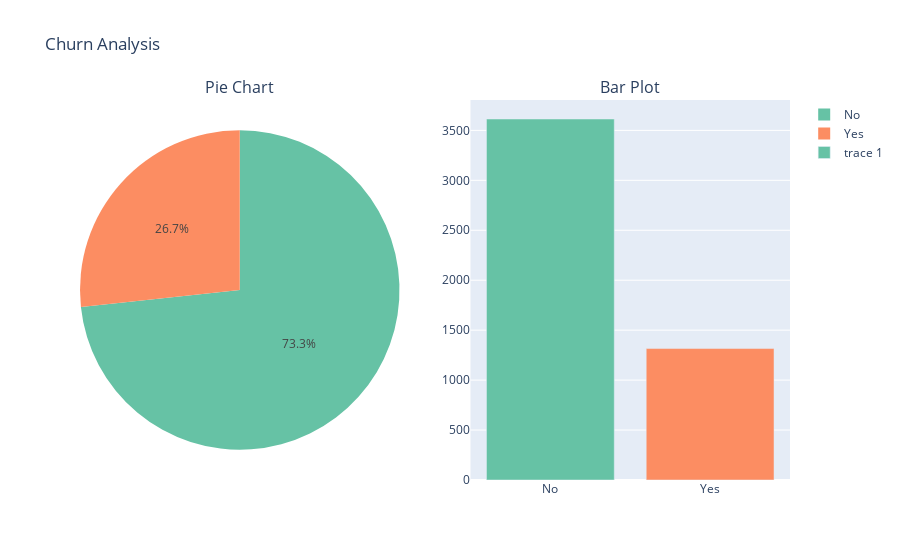

Notebook code cell kept with this figure:
### Code cell
fig = make_subplots(
    rows=1, cols=2,
    specs=[[{'type': 'pie'}, {'type': 'bar'}]],
    subplot_titles=("Pie Chart", "Bar Plot")
)

fig.add_trace(
    px.pie(
        churn_plot,
        values='Count',
        names='Churn',
        color='Churn',
        color_discrete_sequence=px.colors.qualitative.Set2
    ).data[0],
    row=1, col=1
)

# Bar plot
fig.add_trace(
    go.Bar(
        x=churn_plot['Churn'],
        y=churn_plot['Count'],
        marker=dict(color=px.colors.qualitative.Set2)
    ),
    row=1, col=2
)

# Menampilkan plot
fig.update_layout(title_text="Churn Analysis")
fig.show()

### Figure 1 — Plotly figure (JSON) as saved in the notebook; plotly's stock layout.template omitted (floating-point values rounded to 4 significant figures)
{"data": [{"customdata": [["No"], ["Yes"]], "domain": {"x": [0, 0.45], "y": [0, 1]}, "hovertemplate": "Churn=%{customdata[0]}<br>Count=%{value}<extra></extra>", "labels": ["No", "Yes"], "legendgroup": "", "marker": {"colors": ["rgb(102,194,165)", "rgb(252,141,98)"]}, "name": "", "showlegend": true, "type": "pie", "values": [3614, 1316]}, {"marker": {"color": ["rgb(102,194,165)", "rgb(252,141,98)", "rgb(141,160,203)", "rgb(231,138,195)", "rgb(166,216,84)", "rgb(255,217,47)", "rgb(229,196,148)", "rgb(179,179,179)"]}, "type": "bar", "x": ["No", "Yes"], "xaxis": "x", "y": [3614, 1316], "yaxis": "y"}], "layout": {"annotations": [{"font": {"size": 16}, "showarrow": false, "text": "Pie Chart", "x": 0.225, "xanchor": "center", "xref": "paper", "y": 1, "yanchor": "bottom", "yref": "paper"}, {"font": {"size": 16}, "showarrow": false, "text": "Bar Plot", "x": 0.775, "xanchor": "center", "xref": "paper", "y": 1, "yanchor": "bottom", "yref": "paper"}], "title": {"text": "Churn Analysis"}, "xaxis": {"anchor": "y", "domain": [0.55, 1]}, "yaxis": {"anchor": "x", "domain": [0, 1]}}}
